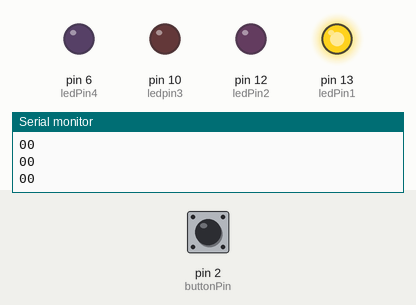
Bench run of a sketch on a simulated Arduino Uno, built with avr-gcc and run on an emulated ATmega328P. On the bench: output pins drawn as LEDs (lit = HIGH), the last lines printed to the serial monitor. Dashed ring = blinking. Inputs (shaded band) come from the test bench; at power-on: pin 2 (buttonPin) HIGH.

Above: at 1.2 s.
1.3 s: pin 2 (buttonPin) pulled LOW for 0.15 s
At 2.5 s:
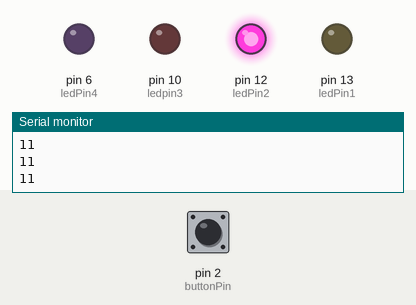
3.1 s: pin 2 (buttonPin) pulled LOW for 1 s
At 4.7 s:
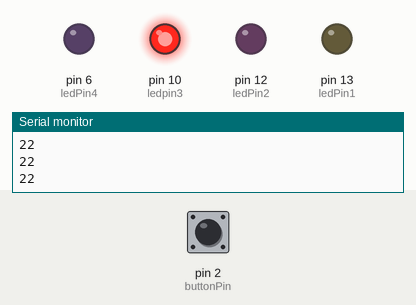
5.7 s: pin 2 (buttonPin) pulled LOW for 0.15 s
At 7.2 s:
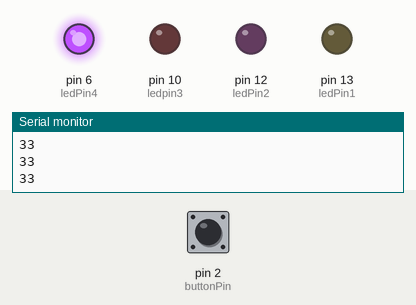
7.5 s: pin 2 (buttonPin) pulled LOW for 3.2 s
At 11.4 s:
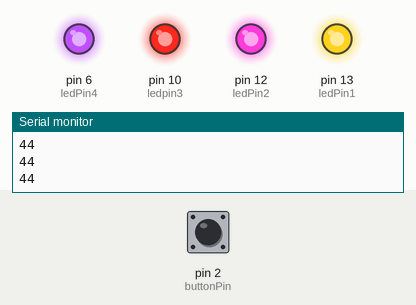
12.3 s: pin 2 (buttonPin) pulled LOW for 0.15 s
At 12.9 s:
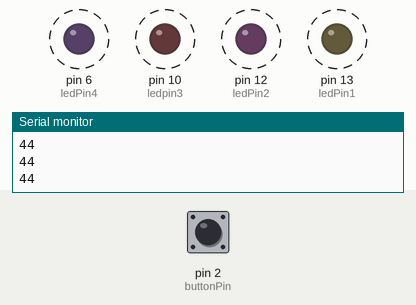
Timing chart, 0 to 16.4 s (numbered marks = the images above; inputs shaded):
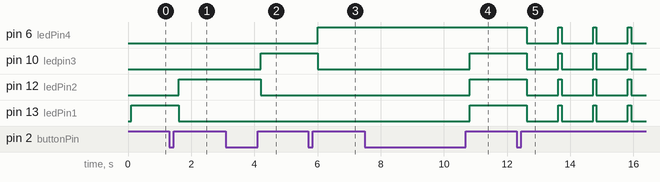

Measured:
- after the input at 1.3 s, pin 12 (ledPin2): LOW → HIGH after 0.30 s; pin 13 (ledPin1): HIGH → LOW after 0.30 s
- after the input at 3.1 s, pin 10 (ledpin3): LOW → HIGH after 1.1 s; pin 12 (ledPin2): HIGH → LOW after 1.1 s
- after the input at 5.7 s, pin 6 (ledPin4): LOW → HIGH after 0.31 s; pin 10 (ledpin3): HIGH → LOW after 0.31 s
- after the input at 7.5 s, pin 10 (ledpin3), pin 12 (ledPin2), pin 13 (ledPin1): LOW → HIGH after 3.3 s
- after the input at 12.3 s, pin 6 (ledPin4), pin 10 (ledpin3), pin 12 (ledPin2), pin 13 (ledPin1): alternates HIGH for 0.10 s and LOW for 1.0 s, starting after 0.33 s

The sketch:

sketch.ino
```cpp
// agregar texto descriptivo del progrma
// agregar autores y fecha

/**
 * "Un boton que itera por un menu"
 * dos secciones de código:
 *  primera sección lee y cambia valores de forma segura
 * segunda sección la estructura de los diferentes estados del menú
 */

const int buttonPin = 2; // Pin del botón
const int ledPin1 = 13;  // Primer LED
const int ledPin2 = 12;  // Segundo LED
const int ledpin3 = 10;  // tercer LED
const int ledPin4 = 6;   // cuarto LED

int ledState = 0;           // Estado actual de los LEDs
int lastButtonState = HIGH; // Último estado del botón
int buttonState;            // Estado actual del botón
int counter = 0;

void setup()
{
  pinMode(buttonPin, INPUT_PULLUP);
  pinMode(ledPin1, OUTPUT);
  pinMode(ledPin2, OUTPUT);
  pinMode(ledpin3, OUTPUT);
  pinMode(ledPin4, OUTPUT);

  Serial.begin(9600);
}

void loop()
{
  // Leer el estado actual del botón
  int reading = digitalRead(buttonPin);
  Serial.print(counter);
  Serial.print(counter % 6);
  Serial.println();

  // control de flujo para boton como contador
  if (reading != lastButtonState)
  {
    if (reading == HIGH)
    {
      counter++; // atajo para sumar 1 a una variable
    }
  }
  lastButtonState = reading;
  delay(100);

  // iterando por valores de counter
  if (counter % 6 == 0)
  {                              // suma valor e itinera
    digitalWrite(ledPin1, HIGH); // ledPin1 comienza encendida, mientras los otros permanecen apagados
    digitalWrite(ledPin2, LOW);  // ledPin2 apagado
    digitalWrite(ledpin3, LOW);  // ledpin3 apagado
    digitalWrite(ledPin4, LOW);  // ledPin4 apagado
  }
  else if (counter % 6 == 1)
  {                              // suma de valor e itinera
    digitalWrite(ledPin1, LOW);  // ledPin1 apagado
    digitalWrite(ledPin2, HIGH); // ledPin2 se enciente, tras "presionar" el botón, mientras los otros ledpins permanecen apagados
    digitalWrite(ledpin3, LOW);  // ledpin3 apagado
    digitalWrite(ledPin4, LOW);  // ledPin4 apagado
  }
  else if (counter % 6 == 2)
  {                              // suma valor e itinera
    digitalWrite(ledPin1, LOW);  // ledPin1 apagado
    digitalWrite(ledPin2, LOW);  // ledPin2 apagado
    digitalWrite(ledpin3, HIGH); // ledpin3 se enciende, tras presionar el botón, mientras los otros ledpins permaneces apagados
    digitalWrite(ledPin4, LOW);  // ledPin4 apagado
  }
  else if (counter % 6 == 3)
  {                              // suma valir e itinera
    digitalWrite(ledPin1, LOW);  // ledPin1 apagado
    digitalWrite(ledPin2, LOW);  // ledPin2 apagado
    digitalWrite(ledpin3, LOW);  // ledpin3 apagado
    digitalWrite(ledPin4, HIGH); // ledPin4 se enciende, tras presionar el botón, mientras los otros ledpins permaneces apagados
  }
  else if (counter % 6 == 4)
  {                              // suma valor e itinera, siendo programado para que todos los led pins se enciendan al mismo tiempo, tras presionar botón
    digitalWrite(ledPin1, HIGH); // ledPin1 encendido
    digitalWrite(ledPin2, HIGH); // ledPin2 encendido
    digitalWrite(ledpin3, HIGH); // ledpin3 encendido
    digitalWrite(ledPin4, HIGH); // ledPin4 encendido
  }
  else if (counter % 6 == 5)
  {                              // sumar valor e itinera, siendo programado para que todos los ledpins se apaguen, tras presionar el valor
    digitalWrite(ledPin1, LOW);  // ledPin1 apagado
    digitalWrite(ledPin2, LOW);  // ledPin2 apagado
    digitalWrite(ledpin3, LOW);  // ledpin3 apagado
    digitalWrite(ledPin4, LOW);  // ledPin4 apagado
    delay(1000);                 // el contador espera 1 segundo, para luego prenderse todos los ledpins en loop
    digitalWrite(ledPin1, HIGH); // ledPin1 encendido
    digitalWrite(ledPin2, HIGH); // ledPin2 encendido
    digitalWrite(ledpin3, HIGH); // ledpin3 encendido
    digitalWrite(ledPin4, HIGH); // ledPin4 encendido
  }
}
```
